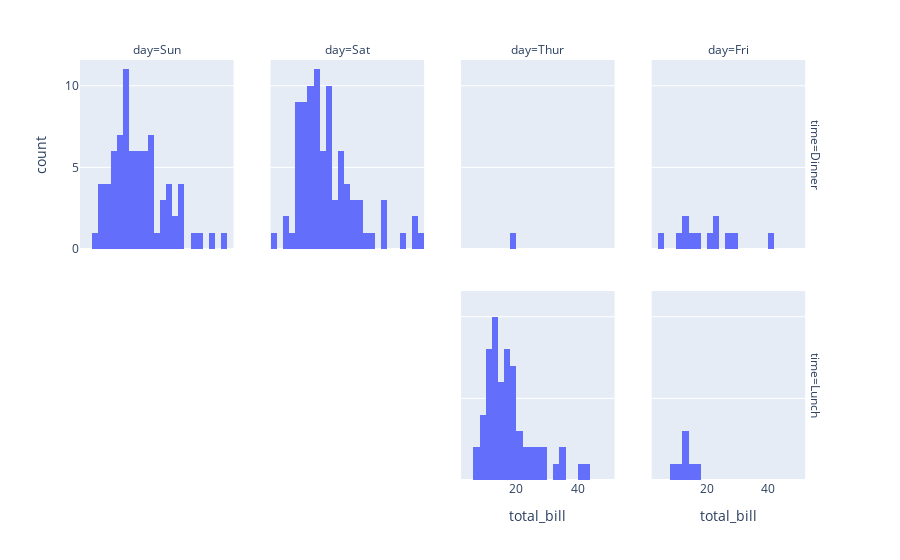

The notebook cell this image was saved under:
### Code cell
# Multiple Row in One Hist
hist = px.histogram(df, x = 'total_bill',barmode='relative',
                    
                    facet_row  = 'time',
                   facet_col = 'day',
                    facet_row_spacing =0.1,
                    facet_col_spacing =0.05
                   )

hist.show()

### Figure 1 — Plotly figure (JSON) as saved in the notebook; plotly's stock layout.template omitted (floating-point values rounded to 4 significant figures)
{"data": [{"alignmentgroup": "True", "bingroup": "x", "hovertemplate": "time=Dinner<br>day=Sun<br>total_bill=%{x}<br>count=%{y}<extra></extra>", "legendgroup": "", "marker": {"color": "#636efa", "pattern": {"shape": ""}}, "name": "", "offsetgroup": "", "orientation": "v", "showlegend": false, "type": "histogram", "x": [16.99, 10.34, 21.01, 23.68, 24.59, 25.29, 8.77, 26.88, 15.04, 14.78, 10.27, 35.26, 15.42, 18.43, 14.83, 21.58, 10.33, 16.29, 16.97, 17.46, 13.94, 9.68, 30.4, 18.29, 22.23, 32.4, 28.55, 18.04, 12.54, 10.29, 34.81, 9.94, 25.56, 19.49, 38.07, 23.95, 25.71, 17.31, 29.93, 14.07, 13.13, 17.26, 24.55, 19.77, 29.85, 48.17, 25, 13.39, 16.49, 21.5, 12.66, 16.21, 13.81, 17.51, 24.52, 20.76, 31.71, 7.25, 31.85, 16.82, 32.9, 17.89, 14.48, 9.6, 34.63, 34.65, 23.33, 45.35, 23.17, 40.55, 20.69, 20.9, 30.46, 18.15, 23.1, 15.69], "xaxis": "x5", "yaxis": "y5"}, {"alignmentgroup": "True", "bingroup": "x", "hovertemplate": "time=Dinner<br>day=Sat<br>total_bill=%{x}<br>count=%{y}<extra></extra>", "legendgroup": "", "marker": {"color": "#636efa", "pattern": {"shape": ""}}, "name": "", "offsetgroup": "", "orientation": "v", "showlegend": false, "type": "histogram", "x": [20.65, 17.92, 20.29, 15.77, 39.42, 19.82, 17.81, 13.37, 12.69, 21.7, 19.65, 9.55, 18.35, 15.06, 20.69, 17.78, 24.06, 16.31, 16.93, 18.69, 31.27, 16.04, 38.01, 26.41, 11.24, 48.27, 20.29, 13.81, 11.02, 18.29, 17.59, 20.08, 16.45, 3.07, 20.23, 15.01, 12.02, 17.07, 26.86, 25.28, 14.73, 10.51, 17.92, 44.3, 22.42, 20.92, 15.36, 20.49, 25.21, 18.24, 14.31, 14, 7.25, 10.59, 10.63, 50.81, 15.81, 26.59, 38.73, 24.27, 12.76, 30.06, 25.89, 48.33, 13.27, 28.17, 12.9, 28.15, 11.59, 7.74, 30.14, 20.45, 13.28, 22.12, 24.01, 15.69, 11.61, 10.77, 15.53, 10.07, 12.6, 32.83, 35.83, 29.03, 27.18, 22.67, 17.82], "xaxis": "x6", "yaxis": "y6"}, {"alignmentgroup": "True", "bingroup": "x", "hovertemplate": "time=Dinner<br>day=Thur<br>total_bill=%{x}<br>count=%{y}<extra></extra>", "legendgroup": "", "marker": {"color": "#636efa", "pattern": {"shape": ""}}, "name": "", "offsetgroup": "", "orientation": "v", "showlegend": false, "type": "histogram", "x": [18.78], "xaxis": "x7", "yaxis": "y7"}, {"alignmentgroup": "True", "bingroup": "x", "hovertemplate": "time=Dinner<br>day=Fri<br>total_bill=%{x}<br>count=%{y}<extra></extra>", "legendgroup": "", "marker": {"color": "#636efa", "pattern": {"shape": ""}}, "name": "", "offsetgroup": "", "orientation": "v", "showlegend": false, "type": "histogram", "x": [28.97, 22.49, 5.75, 16.32, 22.75, 40.17, 27.28, 12.03, 21.01, 12.46, 11.35, 15.38], "xaxis": "x8", "yaxis": "y8"}, {"alignmentgroup": "True", "bingroup": "x", "hovertemplate": "time=Lunch<br>day=Thur<br>total_bill=%{x}<br>count=%{y}<extra></extra>", "legendgroup": "", "marker": {"color": "#636efa", "pattern": {"shape": ""}}, "name": "", "offsetgroup": "", "orientation": "v", "showlegend": false, "type": "histogram", "x": [27.2, 22.76, 17.29, 19.44, 16.66, 10.07, 32.68, 15.98, 34.83, 13.03, 18.28, 24.71, 21.16, 10.65, 12.43, 24.08, 11.69, 13.42, 14.26, 15.95, 12.48, 29.8, 8.52, 14.52, 11.38, 22.82, 19.08, 20.27, 11.17, 12.26, 18.26, 8.51, 10.33, 14.15, 16, 13.16, 17.47, 34.3, 41.19, 27.05, 16.43, 8.35, 18.64, 11.87, 9.78, 7.51, 19.81, 28.44, 15.48, 16.58, 7.56, 10.34, 43.11, 13, 13.51, 18.71, 12.74, 13, 16.4, 20.53, 16.47], "xaxis": "x3", "yaxis": "y3"}, {"alignmentgroup": "True", "bingroup": "x", "hovertemplate": "time=Lunch<br>day=Fri<br>total_bill=%{x}<br>count=%{y}<extra></extra>", "legendgroup": "", "marker": {"color": "#636efa", "pattern": {"shape": ""}}, "name": "", "offsetgroup": "", "orientation": "v", "showlegend": false, "type": "histogram", "x": [12.16, 13.42, 8.58, 15.98, 13.42, 16.27, 10.09], "xaxis": "x4", "yaxis": "y4"}], "layout": {"annotations": [{"font": {}, "showarrow": false, "text": "day=Sun", "x": 0.1037, "xanchor": "center", "xref": "paper", "y": 1, "yanchor": "bottom", "yref": "paper"}, {"font": {}, "showarrow": false, "text": "day=Sat", "x": 0.3612, "xanchor": "center", "xref": "paper", "y": 1, "yanchor": "bottom", "yref": "paper"}, {"font": {}, "showarrow": false, "text": "day=Thur", "x": 0.6188, "xanchor": "center", "xref": "paper", "y": 1, "yanchor": "bottom", "yref": "paper"}, {"font": {}, "showarrow": false, "text": "day=Fri", "x": 0.8762, "xanchor": "center", "xref": "paper", "y": 1, "yanchor": "bottom", "yref": "paper"}, {"font": {}, "showarrow": false, "text": "time=Lunch", "textangle": 90, "x": 0.98, "xanchor": "left", "xref": "paper", "y": 0.225, "yanchor": "middle", "yref": "paper"}, {"font": {}, "showarrow": false, "text": "time=Dinner", "textangle": 90, "x": 0.98, "xanchor": "left", "xref": "paper", "y": 0.775, "yanchor": "middle", "yref": "paper"}], "barmode": "relative", "legend": {"tracegroupgap": 0}, "margin": {"t": 60}, "xaxis": {"anchor": "y", "domain": [0, 0.2075], "title": {"text": "total_bill"}}, "xaxis2": {"anchor": "y2", "domain": [0.2575, 0.465], "matches": "x", "title": {"text": "total_bill"}}, "xaxis3": {"anchor": "y3", "domain": [0.515, 0.7225], "matches": "x", "title": {"text": "total_bill"}}, "xaxis4": {"anchor": "y4", "domain": [0.7725, 0.98], "matches": "x", "title": {"text": "total_bill"}}, "xaxis5": {"anchor": "y5", "domain": [0, 0.2075], "matches": "x", "showticklabels": false}, "xaxis6": {"anchor": "y6", "domain": [0.2575, 0.465], "matches": "x", "showticklabels": false}, "xaxis7": {"anchor": "y7", "domain": [0.515, 0.7225], "matches": "x", "showticklabels": false}, "xaxis8": {"anchor": "y8", "domain": [0.7725, 0.98], "matches": "x", "showticklabels": false}, "yaxis": {"anchor": "x", "domain": [0, 0.45], "title": {"text": "count"}}, "yaxis2": {"anchor": "x2", "domain": [0, 0.45], "matches": "y", "showticklabels": false}, "yaxis3": {"anchor": "x3", "domain": [0, 0.45], "matches": "y", "showticklabels": false}, "yaxis4": {"anchor": "x4", "domain": [0, 0.45], "matches": "y", "showticklabels": false}, "yaxis5": {"anchor": "x5", "domain": [0.55, 1], "matches": "y", "title": {"text": "count"}}, "yaxis6": {"anchor": "x6", "domain": [0.55, 1], "matches": "y", "showticklabels": false}, "yaxis7": {"anchor": "x7", "domain": [0.55, 1], "matches": "y", "showticklabels": false}, "yaxis8": {"anchor": "x8", "domain": [0.55, 1], "matches": "y", "showticklabels": false}}}
